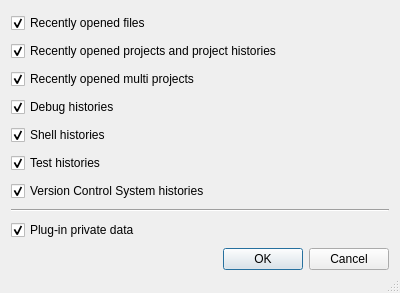
<?xml version="1.0" encoding="UTF-8"?>
<ui version="4.0">
 <class>ClearPrivateDataDialog</class>
 <widget class="QDialog" name="ClearPrivateDataDialog">
  <property name="geometry">
   <rect>
    <x>0</x>
    <y>0</y>
    <width>400</width>
    <height>293</height>
   </rect>
  </property>
  <property name="windowTitle">
   <string>Clear Private Data</string>
  </property>
  <property name="sizeGripEnabled">
   <bool>true</bool>
  </property>
  <layout class="QVBoxLayout" name="verticalLayout">
   <item>
    <widget class="QCheckBox" name="filesCheckBox">
     <property name="toolTip">
      <string>Select to clear the list of recently opened files</string>
     </property>
     <property name="text">
      <string>Recently opened files</string>
     </property>
     <property name="checked">
      <bool>true</bool>
     </property>
    </widget>
   </item>
   <item>
    <widget class="QCheckBox" name="projectsCheckBox">
     <property name="toolTip">
      <string>Select to clear the list of recently opened projects and project related histories</string>
     </property>
     <property name="text">
      <string>Recently opened projects and project histories</string>
     </property>
     <property name="checked">
      <bool>true</bool>
     </property>
    </widget>
   </item>
   <item>
    <widget class="QCheckBox" name="multiProjectsCheckBox">
     <property name="toolTip">
      <string>Select to clear the list of recently opened multi projects</string>
     </property>
     <property name="text">
      <string>Recently opened multi projects</string>
     </property>
     <property name="checked">
      <bool>true</bool>
     </property>
    </widget>
   </item>
   <item>
    <widget class="QCheckBox" name="debugCheckBox">
     <property name="toolTip">
      <string>Select to clear the debug histories</string>
     </property>
     <property name="text">
      <string>Debug histories</string>
     </property>
     <property name="checked">
      <bool>true</bool>
     </property>
    </widget>
   </item>
   <item>
    <widget class="QCheckBox" name="shellCheckBox">
     <property name="toolTip">
      <string>Select to clear the shell histories</string>
     </property>
     <property name="text">
      <string>Shell histories</string>
     </property>
     <property name="checked">
      <bool>true</bool>
     </property>
    </widget>
   </item>
   <item>
    <widget class="QCheckBox" name="testCheckBox">
     <property name="toolTip">
      <string>Select to clear the test histories</string>
     </property>
     <property name="text">
      <string>Test histories</string>
     </property>
     <property name="checked">
      <bool>true</bool>
     </property>
    </widget>
   </item>
   <item>
    <widget class="QCheckBox" name="vcsCheckBox">
     <property name="toolTip">
      <string>Select to clear the VCS related histories</string>
     </property>
     <property name="text">
      <string>Version Control System histories</string>
     </property>
     <property name="checked">
      <bool>true</bool>
     </property>
    </widget>
   </item>
   <item>
    <widget class="Line" name="line">
     <property name="orientation">
      <enum>Qt::Horizontal</enum>
     </property>
    </widget>
   </item>
   <item>
    <widget class="QCheckBox" name="pluginsCheckBox">
     <property name="toolTip">
      <string>Select to clear the private data of plug-ins not covered above</string>
     </property>
     <property name="text">
      <string>Plug-in private data</string>
     </property>
     <property name="checked">
      <bool>true</bool>
     </property>
    </widget>
   </item>
   <item>
    <widget class="QDialogButtonBox" name="buttonBox">
     <property name="orientation">
      <enum>Qt::Horizontal</enum>
     </property>
     <property name="standardButtons">
      <set>QDialogButtonBox::Cancel|QDialogButtonBox::Ok</set>
     </property>
    </widget>
   </item>
  </layout>
 </widget>
 <tabstops>
  <tabstop>filesCheckBox</tabstop>
  <tabstop>projectsCheckBox</tabstop>
  <tabstop>multiProjectsCheckBox</tabstop>
  <tabstop>debugCheckBox</tabstop>
  <tabstop>shellCheckBox</tabstop>
  <tabstop>testCheckBox</tabstop>
  <tabstop>vcsCheckBox</tabstop>
  <tabstop>pluginsCheckBox</tabstop>
 </tabstops>
 <resources/>
 <connections>
  <connection>
   <sender>buttonBox</sender>
   <signal>accepted()</signal>
   <receiver>ClearPrivateDataDialog</receiver>
   <slot>accept()</slot>
   <hints>
    <hint type="sourcelabel">
     <x>248</x>
     <y>254</y>
    </hint>
    <hint type="destinationlabel">
     <x>157</x>
     <y>274</y>
    </hint>
   </hints>
  </connection>
  <connection>
   <sender>buttonBox</sender>
   <signal>rejected()</signal>
   <receiver>ClearPrivateDataDialog</receiver>
   <slot>reject()</slot>
   <hints>
    <hint type="sourcelabel">
     <x>316</x>
     <y>260</y>
    </hint>
    <hint type="destinationlabel">
     <x>286</x>
     <y>274</y>
    </hint>
   </hints>
  </connection>
 </connections>
</ui>
